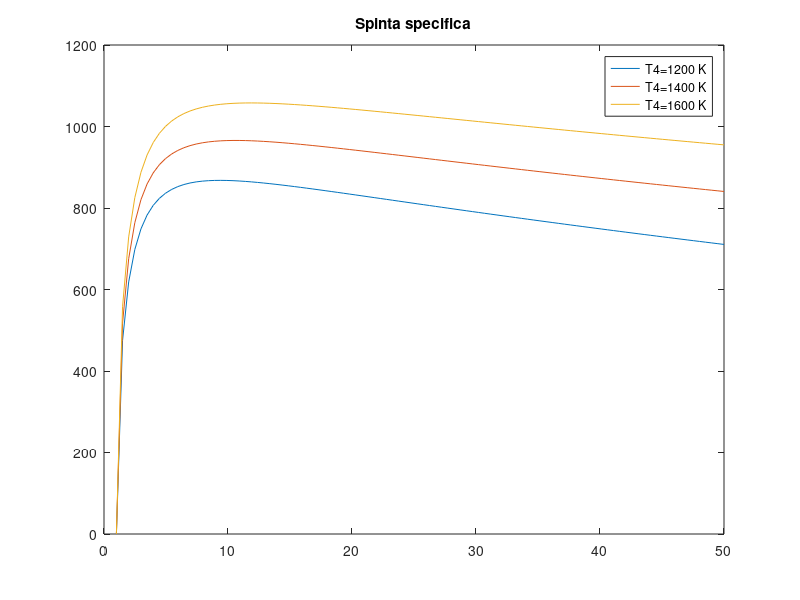
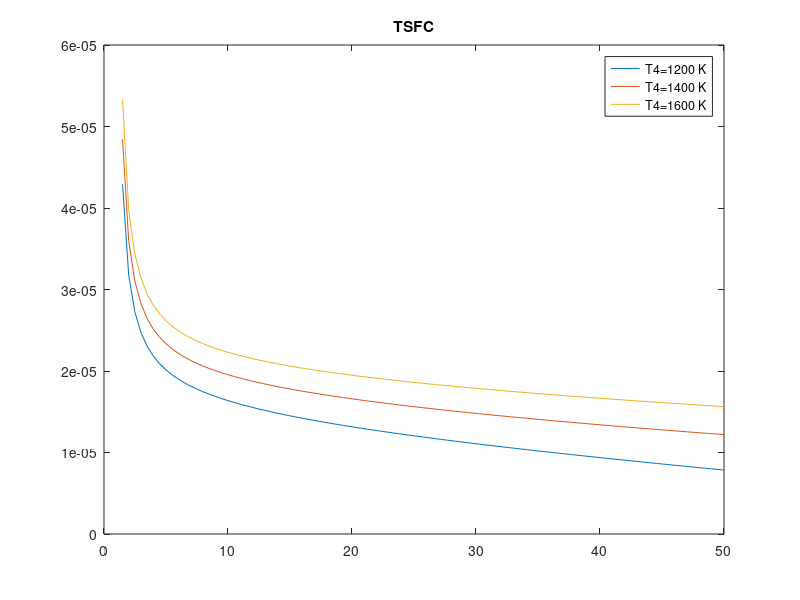
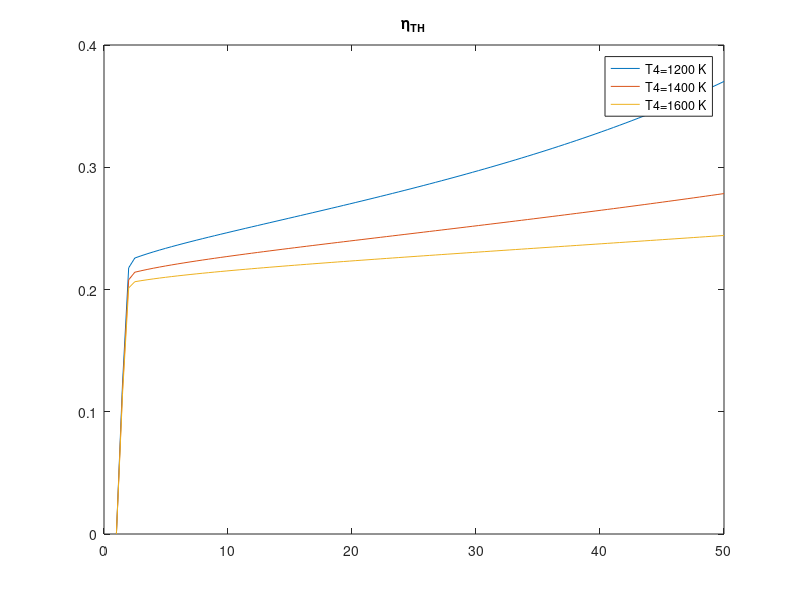

MATLAB code for these plots, in order:
clc; close all; clear;

%%

Ta=288;
Pa=101330;

Ed=0.95;
etaC=0.88;
etaT=0.94;
Qf=43000000;
Au=0.126;
cp=1005;
gamma=1.4;
R=287;
T4=[1200 1400 1600];
nT=length(T4);

nbeta=100;

beta=linspace(1,50,nbeta);
betaT=beta.^((gamma-1)/gamma);

%% ciclo

S=zeros(nT, nbeta);
TSFC=zeros(nT, nbeta);
I=zeros(nT, nbeta);
etaTH=zeros(nT, nbeta);

%%
for j=1:nT
    for i=1:nbeta
    %% presa d'aria
    T02=Ta;
    P02=Ed*Pa;
    %% compressione
    P03=P02*beta(i);
    T3ideale=T02*betaT(i);
    T3reale=T02*(1+((betaT(i)-1)/etaC));
    %% combustione
    P04=P03;
    f=(cp*(T4(j)-T3reale))/Qf;
    %% turbina
    T5reale=T4(j)-(T3reale-T02)/(1+f);
    T5ideale=T4(j)-(T4(j)-T5reale)/etaT;
    P05=P04*((T5ideale/T4(j))^((gamma-1)/gamma));
    %% ugello
    pressratio=Pa/P05;
    if (pressratio<=0.5283)
        % l'ugello è strozzato
        Pu=P05*0.5283;
        Tu=T5reale*0.833;
        RHOu=Pu/(R*Tu);
        Vu=sqrt(gamma*R*Tu);
        Mu=RHOu*Au*Vu;
        Ma=Mu/(1+f);
    else 
        %l'ugello non è strozzato
        Pu=P05*pressratio;
        Tu=T5reale*((pressratio)^(gamma/(gamma-1)));
        RHOu=Pu/(R*Tu);
        Vu=sqrt(2*cp*T5reale*(1-(pressratio^((gamma-1)/gamma))));
        Mu=RHOu*Au*Vu;
        Ma=Mu/(1+f);
    end
    %% risultati finali
    S(j,i)=Mu*Vu+(Pu-Pa)*Au;
    I(j,i)=S(j,i)/Ma;
    TSFC(j,i)=(Mu-Ma)/S(j,i);
    etaTH(j,i)=(Vu^2)/(2*f*Qf);

    %controllo se ci sono risultati immaginari, in questo caso il motore
    %non produce spinta infatti il rapporto di pressioni Pa/P05 è maggiore
    %di 1
    if(imag(Vu)~=0)
        S(j,i)=0;
        I(j,i)=0;
        TSFC(j,i)=inf;
        etaTH(j,i)=0;
    end
    end
end

figure (1);
plot(beta, I(1,:)); hold on;
plot(beta, I(2,:)); hold on;
plot(beta, I(3,:))
title('Spinta specifica')
legend('T4=1200 K', 'T4=1400 K', 'T4=1600 K');

figure(2)
plot(beta, TSFC(1,:)); hold on;
plot(beta, TSFC(2,:)); hold on;
plot(beta, TSFC(3,:))
title('TSFC')
legend('T4=1200 K', 'T4=1400 K', 'T4=1600 K');

figure(3)
plot(beta, etaTH(1,:)); hold on;
plot(beta, etaTH(2,:)); hold on;
plot(beta, etaTH(3,:))
title('\eta_T_H')
legend('T4=1200 K', 'T4=1400 K', 'T4=1600 K');
